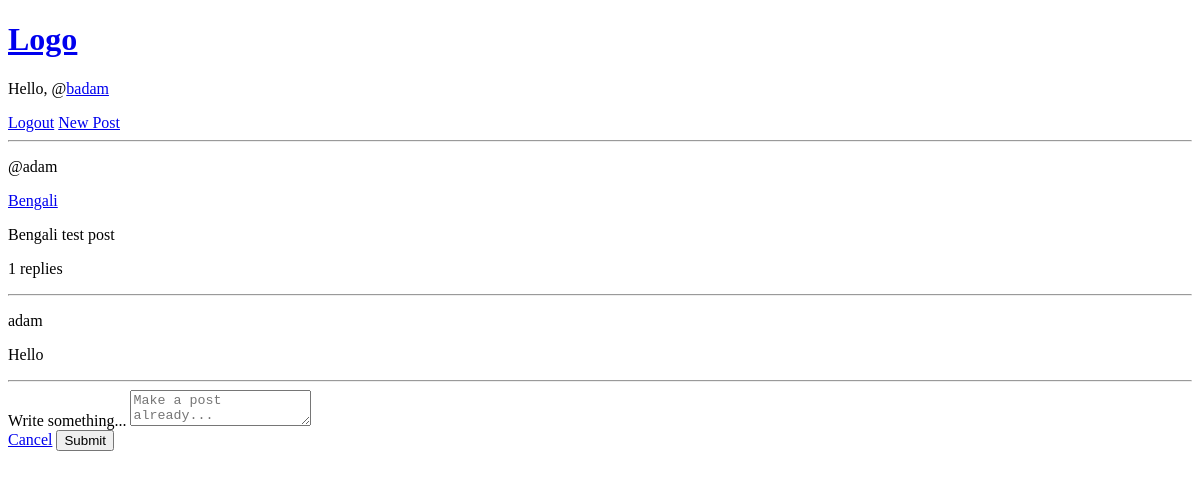
Screenshot of /adam/8/ (signed in) with the database file from the repository.
### base/models.py (models this page shows, shortened)
class Post(models.Model):
    author = models.ForeignKey(User, on_delete=models.SET_NULL, null=True)
    body = models.TextField(null=True, blank=True)
    language = models.ForeignKey(Language, on_delete=models.SET_NULL, null=True, blank=True)
    created = models.DateTimeField(auto_now_add=True)
    user_tags = models.CharField(max_length=255, blank=True)
    reply_count = models.PositiveIntegerField(default=0)
    tags = TaggableManager()
    class Meta:
        ordering = ['-created']

class Language(models.Model):
    name_english = models.CharField(max_length=100)
    name_native = models.CharField(max_length=100)
    def __str__(self):
        return self.name_english

class Reply(models.Model):
    author = models.ForeignKey(User, on_delete=models.SET_NULL, null=True)
    body = models.TextField(null=True, blank=True)
    created = models.DateTimeField(auto_now_add=True)
    tags = TaggableManager()
    parent_post = models.ForeignKey(Post, on_delete=models.CASCADE, related_name='replies')

### base/views.py (the view, shortened to what this page needs)
# urls.py: path('<str:username>/<str:pk>/', views.post, name="post"),
def post(request, username, pk):
    post = Post.objects.get(id=pk)
    post_replies = post.replies.all()
    context = {
        'post': post,
        'post_replies': post_replies
    }
    return render(request, 'base/post.html', context)

### base/templates/base/post.html (shortened to what this page needs)
{% extends 'main.html' %}
{% block content %}
<p>@{{ post.author }}</p>
<a href="{% url 'language-profile' post.language.id %}"><p>{{ post.language }}</p></a>
<p>{{ post.body }}</p>
<p>{{ post.reply_count }} replies</p>
<hr>
{% for reply in post_replies %}
  <p>{{ reply.author }}</p>
  <p>{{ reply.body }}</p>
{% endfor %}
<hr>
{% if user.is_authenticated %}
<form class="form" action="" method="POST">
  <div class="form__group">
    <label for="body">Write something...</label>
    <textarea name="body" id="body" placeholder="Make a post already..."></textarea>
  </div>
  <div class="form__action">
    <a class="btn btn--dark" href="{% url 'home' %}">Cancel</a>
    <button class="btn btn--main" type="submit">Submit</button>
  </div>
</form>
{% endif %}
{% endblock content %}

### templates/navbar.html
<a href="/">
  <h1>Logo</h1>
</a>
{% if request.user.is_authenticated %}
<p>Hello, @<a href="{% url 'profile' request.user.id %}">{{ request.user.username }}</a></p>
<a href="{% url 'logout' %}">Logout</a>
<a href="{% url 'create-post' %}">New Post</a>
{% else %}
<a href="{% url 'login' %}">Login</a>
{% endif %}
<hr>

### rows the page displays
Post: author "adam", language "Bengali", body "Bengali test post", reply_count "1"
Reply: author "adam", body "Hello"

### other values shown
{{ request.user.username }} "badam"
